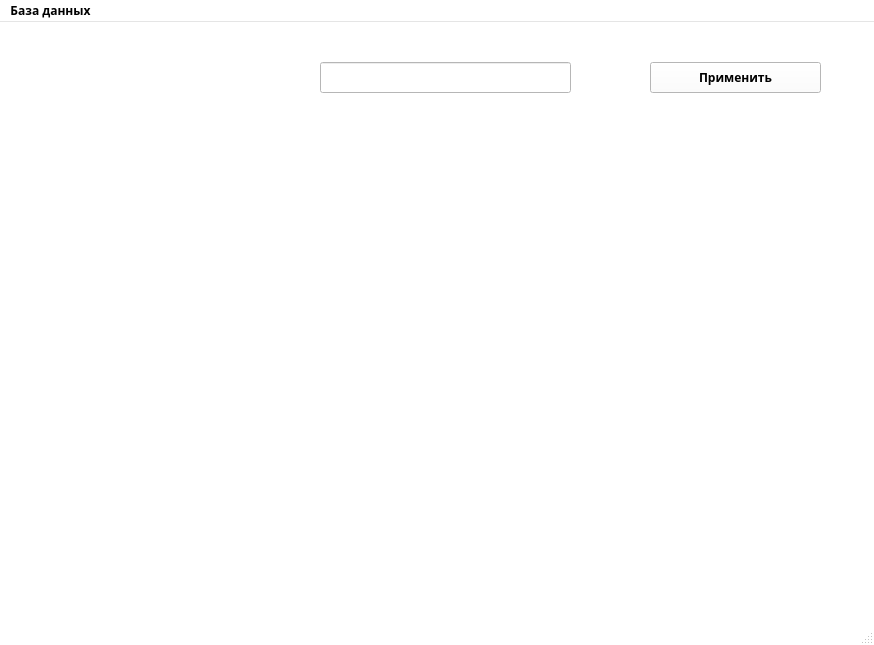
<?xml version="1.0" encoding="UTF-8"?>
<ui version="4.0">
 <class>MainWindow</class>
 <widget class="QMainWindow" name="MainWindow">
  <property name="geometry">
   <rect>
    <x>0</x>
    <y>0</y>
    <width>874</width>
    <height>645</height>
   </rect>
  </property>
  <property name="minimumSize">
   <size>
    <width>874</width>
    <height>645</height>
   </size>
  </property>
  <property name="maximumSize">
   <size>
    <width>874</width>
    <height>645</height>
   </size>
  </property>
  <property name="palette">
   <palette>
    <active>
     <colorrole role="Base">
      <brush brushstyle="SolidPattern">
       <color alpha="255">
        <red>255</red>
        <green>255</green>
        <blue>255</blue>
       </color>
      </brush>
     </colorrole>
     <colorrole role="Window">
      <brush brushstyle="SolidPattern">
       <color alpha="255">
        <red>255</red>
        <green>255</green>
        <blue>255</blue>
       </color>
      </brush>
     </colorrole>
    </active>
    <inactive>
     <colorrole role="Base">
      <brush brushstyle="SolidPattern">
       <color alpha="255">
        <red>255</red>
        <green>255</green>
        <blue>255</blue>
       </color>
      </brush>
     </colorrole>
     <colorrole role="Window">
      <brush brushstyle="SolidPattern">
       <color alpha="255">
        <red>255</red>
        <green>255</green>
        <blue>255</blue>
       </color>
      </brush>
     </colorrole>
    </inactive>
    <disabled>
     <colorrole role="Base">
      <brush brushstyle="SolidPattern">
       <color alpha="255">
        <red>255</red>
        <green>255</green>
        <blue>255</blue>
       </color>
      </brush>
     </colorrole>
     <colorrole role="Window">
      <brush brushstyle="SolidPattern">
       <color alpha="255">
        <red>255</red>
        <green>255</green>
        <blue>255</blue>
       </color>
      </brush>
     </colorrole>
    </disabled>
   </palette>
  </property>
  <property name="font">
   <font>
    <family>Agency FB</family>
    <weight>75</weight>
    <bold>true</bold>
   </font>
  </property>
  <property name="windowTitle">
   <string>Weather Helper</string>
  </property>
  <property name="windowIcon">
   <iconset>
    <normalon>../../Downloads/Plugin-icon-27.ico</normalon>
   </iconset>
  </property>
  <property name="styleSheet">
   <string notr="true"/>
  </property>
  <widget class="QWidget" name="centralwidget">
   <property name="styleSheet">
    <string notr="true"/>
   </property>
   <widget class="QLabel" name="label">
    <property name="geometry">
     <rect>
      <x>30</x>
      <y>20</y>
      <width>261</width>
      <height>61</height>
     </rect>
    </property>
    <property name="font">
     <font>
      <family>Montserrat ExtraBold</family>
      <pointsize>18</pointsize>
      <weight>75</weight>
      <italic>false</italic>
      <bold>true</bold>
      <underline>false</underline>
      <strikeout>false</strikeout>
      <kerning>true</kerning>
     </font>
    </property>
    <property name="styleSheet">
     <string notr="true">color: rgb(255, 255, 255);</string>
    </property>
    <property name="text">
     <string>Введите город:</string>
    </property>
   </widget>
   <widget class="QLineEdit" name="lineEdit">
    <property name="geometry">
     <rect>
      <x>320</x>
      <y>40</y>
      <width>251</width>
      <height>31</height>
     </rect>
    </property>
    <property name="styleSheet">
     <string notr="true">font: 25 12pt &quot;Montserrat Light&quot;;</string>
    </property>
    <property name="echoMode">
     <enum>QLineEdit::Normal</enum>
    </property>
   </widget>
   <widget class="QPushButton" name="pushButton">
    <property name="geometry">
     <rect>
      <x>650</x>
      <y>40</y>
      <width>171</width>
      <height>31</height>
     </rect>
    </property>
    <property name="focusPolicy">
     <enum>Qt::StrongFocus</enum>
    </property>
    <property name="styleSheet">
     <string notr="true">background-color: rgb(255, 255, 255);
font: 25 12pt &quot;Montserrat Light&quot;;</string>
    </property>
    <property name="text">
     <string>Применить</string>
    </property>
    <property name="flat">
     <bool>false</bool>
    </property>
   </widget>
   <widget class="QLabel" name="label_2">
    <property name="geometry">
     <rect>
      <x>30</x>
      <y>400</y>
      <width>621</width>
      <height>91</height>
     </rect>
    </property>
    <property name="font">
     <font>
      <family>Montserrat Medium</family>
      <pointsize>18</pointsize>
      <weight>50</weight>
      <bold>false</bold>
     </font>
    </property>
    <property name="styleSheet">
     <string notr="true">color: rgb(170, 170, 255)</string>
    </property>
    <property name="text">
     <string/>
    </property>
    <property name="wordWrap">
     <bool>true</bool>
    </property>
   </widget>
   <widget class="QLabel" name="label_3">
    <property name="geometry">
     <rect>
      <x>90</x>
      <y>80</y>
      <width>561</width>
      <height>201</height>
     </rect>
    </property>
    <property name="font">
     <font>
      <family>Montserrat Medium</family>
      <pointsize>18</pointsize>
      <weight>50</weight>
      <bold>false</bold>
     </font>
    </property>
    <property name="styleSheet">
     <string notr="true">color: rgb(255, 255, 255);</string>
    </property>
    <property name="text">
     <string/>
    </property>
    <property name="wordWrap">
     <bool>true</bool>
    </property>
   </widget>
   <widget class="QLabel" name="label_4">
    <property name="geometry">
     <rect>
      <x>30</x>
      <y>470</y>
      <width>321</width>
      <height>121</height>
     </rect>
    </property>
    <property name="font">
     <font>
      <family>Montserrat Light</family>
      <pointsize>50</pointsize>
      <weight>75</weight>
      <bold>true</bold>
     </font>
    </property>
    <property name="styleSheet">
     <string notr="true">color: rgb(0, 0, 0);</string>
    </property>
    <property name="text">
     <string/>
    </property>
   </widget>
   <widget class="QLabel" name="label_back">
    <property name="geometry">
     <rect>
      <x>0</x>
      <y>-20</y>
      <width>881</width>
      <height>641</height>
     </rect>
    </property>
    <property name="text">
     <string/>
    </property>
    <property name="pixmap">
     <pixmap>../../Downloads/imgonline-com-ua-Resize-nRQfGSpHW5n.jpg</pixmap>
    </property>
   </widget>
   <widget class="QLabel" name="wind_humid">
    <property name="geometry">
     <rect>
      <x>330</x>
      <y>470</y>
      <width>241</width>
      <height>91</height>
     </rect>
    </property>
    <property name="font">
     <font>
      <family>Montserrat Light</family>
      <pointsize>18</pointsize>
      <weight>50</weight>
      <bold>false</bold>
     </font>
    </property>
    <property name="text">
     <string/>
    </property>
   </widget>
   <widget class="QLabel" name="feels_label">
    <property name="geometry">
     <rect>
      <x>560</x>
      <y>480</y>
      <width>301</width>
      <height>91</height>
     </rect>
    </property>
    <property name="font">
     <font>
      <family>Montserrat Light</family>
      <pointsize>18</pointsize>
      <weight>50</weight>
      <bold>false</bold>
     </font>
    </property>
    <property name="text">
     <string/>
    </property>
   </widget>
   <zorder>label_back</zorder>
   <zorder>label</zorder>
   <zorder>pushButton</zorder>
   <zorder>label_2</zorder>
   <zorder>label_3</zorder>
   <zorder>label_4</zorder>
   <zorder>lineEdit</zorder>
   <zorder>wind_humid</zorder>
   <zorder>feels_label</zorder>
  </widget>
  <widget class="QMenuBar" name="menubar">
   <property name="geometry">
    <rect>
     <x>0</x>
     <y>0</y>
     <width>874</width>
     <height>26</height>
    </rect>
   </property>
   <widget class="QMenu" name="menuDB">
    <property name="title">
     <string>База данных</string>
    </property>
    <addaction name="action"/>
    <addaction name="action_2"/>
   </widget>
   <addaction name="menuDB"/>
  </widget>
  <widget class="QStatusBar" name="statusBar"/>
  <action name="action">
   <property name="text">
    <string>История запросов</string>
   </property>
  </action>
  <action name="action_2">
   <property name="text">
    <string>Очистить историю</string>
   </property>
  </action>
 </widget>
 <resources/>
 <connections/>
</ui>
